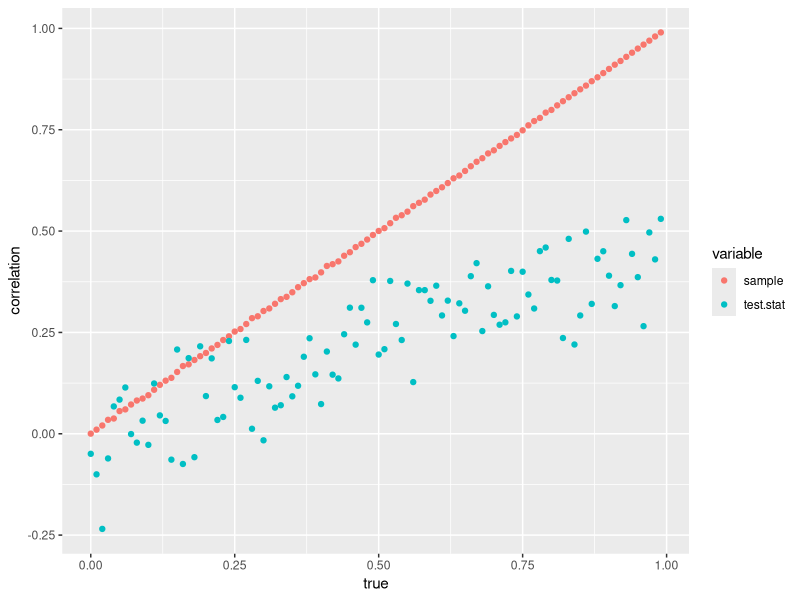
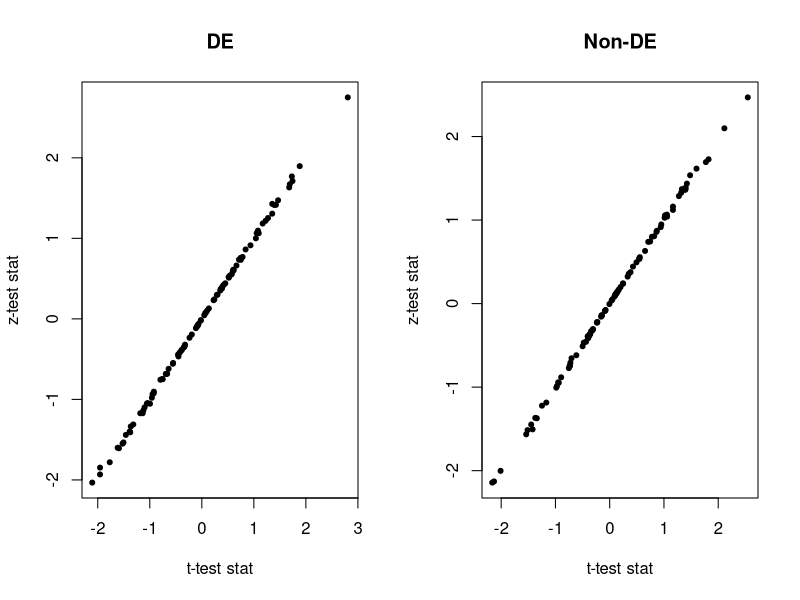

Here is the R script that generated these plots, in order:

## generate correlated Normal data

## input:  
#    mu:  a vector of 2, specifying the mean level for each gene
#   rho:  the true correlation we want to simulate 
# sigma:  a vector of 2, specifying the variance 
#     n:  the number of samples to be generated

## output: a matrix of 2 by n
#

correlated.norm <- function(mu, rho, sigma, n)
{
  library(MASS)
  sig.element <- c(sigma[1], rho*sqrt(sigma[1]*sigma[2]),     ## the elements in Sigma
                   rho*sqrt(sigma[1]*sigma[2]), sigma[2])
  sig <- matrix(sig.element, 2, 2)                            # the covariance matrix
  dat <- mvrnorm(n=n, mu = mu, Sigma = sig)                   # simulate the correlated normal data
  return(t(dat))
}


ttest.stat <- function(y)
{
  n <- dim(y)[2]                              # get the number of samples from each gene
  mean1 <- apply(y[, 1:(n/2)], 1, mean)       # the first half is from treatment
  mean2 <- apply(y[, -(1:(n/2))], 1, mean)    # the second half is from control
  
  s1 <- apply(y[, 1:(n/2)], 1, var)           # the variance for the first half
  s2 <- apply(y[, -(1:(n/2))], 1, var)        # the variance for the second half
  
#   t1 <- t.test(y[1, 1:(n/2)], y[1, -(1:(n/2))])$stat
#   t2 <- t.test(y[2, 1:(n/2)], y[2, -(1:(n/2))])$stat
#   t.stat <- c(t1, t2)
#   
  t.stat <- (mean1 - mean2)/sqrt(s1/(n/2) + s2/(n/2))  # the test statistics
  return(t.stat)
}


ztest.stat <- function(y, sigma1, sigma2)
{
  n <- dim(y)[2]                              # get the number of samples from each gene
  mean1 <- apply(y[, 1:(n/2)], 1, mean)       # the first half is from treatment
  mean2 <- apply(y[, -(1:(n/2))], 1, mean)    # the second half is from control
  
  z.stat <- (mean1-mean2)/sqrt(sigma1/(n/2) + sigma2/(n/2))
  return(z.stat)
}


sample.stat.correlation <- function(mu1, sigma1, mu2, sigma2, rho, n, nreps)
{
  
  stat <- matrix(NA, nrow=nreps, ncol=2)                     # matrix to store the t.stat
  rho.sample <- c()
 
  for ( k in 1: nreps)                                       # create a vector of score stat for each gene
  {
    y.t1 <- correlated.norm(mu1, rho, sigma1, n/2)           # treatment 
    y.t2 <- correlated.norm(mu2, rho, sigma2, n/2)           # control
    
    y <- cbind(y.t1, y.t2)                                   # expression data of two genes
    rho1 <- cor(t(y.t1))[1, 2]; rho2 <- cor(t(y.t2))[1, 2]   # sample correlation for each group
    rho.sample[k] <- mean(c(rho1, rho2))                     # mean of sample correlation
 
#    stat[k, ] <- ztest.stat(y, sigma1, sigma2)              # calculate the z stat
    stat[k, ] <- ttest.stat(y)                               #  calculate the t stat
  }
  
  rho.ave <- mean(rho.sample)                                # calculate the mean of the sampel rhos
  rho.t <- cor(stat)[1, 2]                                   # calculate the correlation of statistics
  rho.list <- list(sample.cor= rho.ave, stat.cor = rho.t)
    
  return(rho.list)  
}


mu1 <- c(10, 10); mu2 <- c(12, 10)
sigma1 <- c(.1, .3); sigma2 <- c(.2, .6)
rho <- 0.5; n <- 1000; nreps <- 100;

rho <- seq(0, 0.99, by = 0.01)
store.corr <- data.frame(matrix(NA, length(rho), 3))
colnames(store.corr) <- c("sample", "test.stat", "true")


for ( i in 1:length(rho))
{
  a <- sample.stat.correlation(mu1, sigma1, mu2, sigma2, rho[i], n, nreps)
  
  store.corr[i, 1] <- a$sample.cor
  store.corr[i, 2] <- a$stat.cor
  store.corr[i, 3] <- rho[i]
  
}


library(reshape2)
store.corr1 <- melt(store.corr, id="true")
library(ggplot2)
ggplot(data = store.corr1, aes(x=true, y=value) ) +
  geom_point(aes(colour=variable)) + 
  labs(x="true", y="correlation")




##########################
# If we look at the $z$-test statistic and $t$-test statistic, 
# \item if $m$ and $n$ are small, then $S_{X_1}^2$ and $S_{Y_1}^2$ cannot be accurately estimated
# \item if $m$ and $n$ are large, then the denominator will be very small, in which case a slight difference between the sample variance  $S_{X_1}^2$ and true variance  $\sigma^2_1$ will augment the difference of test statistics. 


nsim <- 100
t.stat  <- s.mat<- m.mat <- matrix(NA, nsim, 4)

for ( i in 1:nsim){
  
mu1 <- c(10, 10); mu2 <- c(10, 10)
sigma1 <- c(1, .3); sigma2 <- c(1, .6)
rho <- 0.5; n <- 1000;

y.t1 <- correlated.norm(mu1, rho, sigma1, n/2)           # treatment 
y.t2 <- correlated.norm(mu2, rho, sigma2, n/2)           # control

y <- cbind(y.t1, y.t2)   

mean1 <- apply(y[, 1:(n/2)], 1, mean)       # the first half is from treatment
mean2 <- apply(y[, -(1:(n/2))], 1, mean)    # the second half is from control

s1 <- apply(y[, 1:(n/2)], 1, var)           # the variance for the first half
s2 <- apply(y[, -(1:(n/2))], 1, var)        # the variance for the second half

m.mat[i, ] <- c(mean1, mean2)
s.mat[i, ] <- c(s1, s2)

t.stat[i,1:2 ] <- (mean1 - mean2)/sqrt(s1/(n/2) + s2/(n/2))  # the test statistics
t.stat[i,3:4 ] <- (mean1-mean2)/sqrt(sigma1/(n/2) + sigma2/(n/2))
}

par(mfrow=c(1, 2))
plot(t.stat[, 1], t.stat[, 3], pch=20, xlab="t-test stat", ylab="z-test stat", main="DE")
plot(t.stat[, 2], t.stat[, 4], pch=20, xlab="t-test stat", ylab="z-test stat", main="Non-DE")
cor(t.stat)

